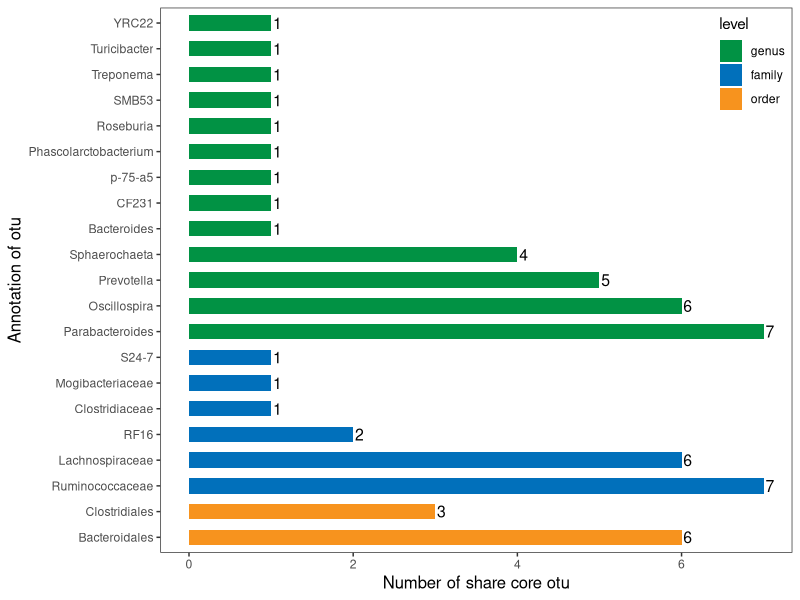

Generate this figure with R:

data <- read.csv("core_OTUs_annotation_result.txt", header=T, sep="")

library(ggplot2)

data$level <- factor(data$level,levels = c("order","family","genus"))

data$taxa <- factor(data$taxa,levels = c("Bacteroidales","Clostridiales","Ruminococcaceae","Lachnospiraceae","RF16","Clostridiaceae","Mogibacteriaceae","S24-7","Parabacteroides","Oscillospira","Prevotella","Sphaerochaeta","Bacteroides","CF231","p-75-a5","Phascolarctobacterium","Roseburia","SMB53","Treponema","Turicibacter","YRC22"))

ggplot(data,aes(x=taxa,y=number,fill=level))+geom_bar(stat="identity",width = 0.6)+geom_text(aes(label=number),hjust=-0.2,size=4)+coord_flip()+theme_bw()+theme(axis.title = element_text(size=12),panel.grid = element_blank(),legend.position = c(1,1),legend.justification = c(1,1),legend.background = element_blank())+ylab("Number of share core otu")+xlab("Annotation of otu")+guides(fill=guide_legend(reverse = T))+scale_fill_manual(values = c("#F7931E","#0170BB","#019244"))
